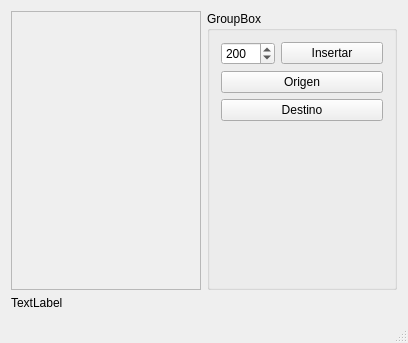
<?xml version="1.0" encoding="UTF-8"?>
<ui version="4.0">
 <class>MainWindow</class>
 <widget class="QMainWindow" name="MainWindow">
  <property name="geometry">
   <rect>
    <x>0</x>
    <y>0</y>
    <width>408</width>
    <height>343</height>
   </rect>
  </property>
  <property name="windowTitle">
   <string>MainWindow</string>
  </property>
  <widget class="QWidget" name="centralWidget">
   <layout class="QGridLayout" name="gridLayout">
    <item row="0" column="0">
     <layout class="QHBoxLayout" name="horizontalLayout">
      <item>
       <widget class="myQLabel" name="label">
        <property name="frameShape">
         <enum>QFrame::StyledPanel</enum>
        </property>
        <property name="text">
         <string/>
        </property>
       </widget>
      </item>
      <item>
       <widget class="QGroupBox" name="groupBox">
        <property name="title">
         <string>GroupBox</string>
        </property>
        <layout class="QGridLayout" name="gridLayout_2">
         <item row="0" column="0">
          <layout class="QVBoxLayout" name="verticalLayout">
           <item>
            <layout class="QHBoxLayout" name="horizontalLayout_2">
             <item>
              <widget class="QSpinBox" name="spinBox">
               <property name="sizePolicy">
                <sizepolicy hsizetype="Fixed" vsizetype="Fixed">
                 <horstretch>0</horstretch>
                 <verstretch>0</verstretch>
                </sizepolicy>
               </property>
               <property name="minimum">
                <number>1</number>
               </property>
               <property name="maximum">
                <number>1000</number>
               </property>
               <property name="value">
                <number>200</number>
               </property>
              </widget>
             </item>
             <item>
              <widget class="QPushButton" name="pushButton_insertar">
               <property name="text">
                <string>Insertar</string>
               </property>
              </widget>
             </item>
            </layout>
           </item>
           <item>
            <widget class="QPushButton" name="pushButton_origen">
             <property name="text">
              <string>Origen</string>
             </property>
            </widget>
           </item>
           <item>
            <widget class="QPushButton" name="pushButton_destino">
             <property name="text">
              <string>Destino</string>
             </property>
            </widget>
           </item>
          </layout>
         </item>
         <item row="1" column="0">
          <spacer name="verticalSpacer">
           <property name="orientation">
            <enum>Qt::Vertical</enum>
           </property>
           <property name="sizeHint" stdset="0">
            <size>
             <width>20</width>
             <height>40</height>
            </size>
           </property>
          </spacer>
         </item>
        </layout>
       </widget>
      </item>
     </layout>
    </item>
    <item row="1" column="0">
     <widget class="QLabel" name="label_2">
      <property name="sizePolicy">
       <sizepolicy hsizetype="Preferred" vsizetype="Fixed">
        <horstretch>0</horstretch>
        <verstretch>0</verstretch>
       </sizepolicy>
      </property>
      <property name="text">
       <string>TextLabel</string>
      </property>
     </widget>
    </item>
   </layout>
  </widget>
  <widget class="QMenuBar" name="menuBar">
   <property name="geometry">
    <rect>
     <x>0</x>
     <y>0</y>
     <width>408</width>
     <height>21</height>
    </rect>
   </property>
  </widget>
  <widget class="QStatusBar" name="statusBar"/>
 </widget>
 <layoutdefault spacing="6" margin="11"/>
 <customwidgets>
  <customwidget>
   <class>myQLabel</class>
   <extends>QLabel</extends>
   <header location="global">myqlabel.h</header>
  </customwidget>
 </customwidgets>
 <resources/>
 <connections/>
</ui>
